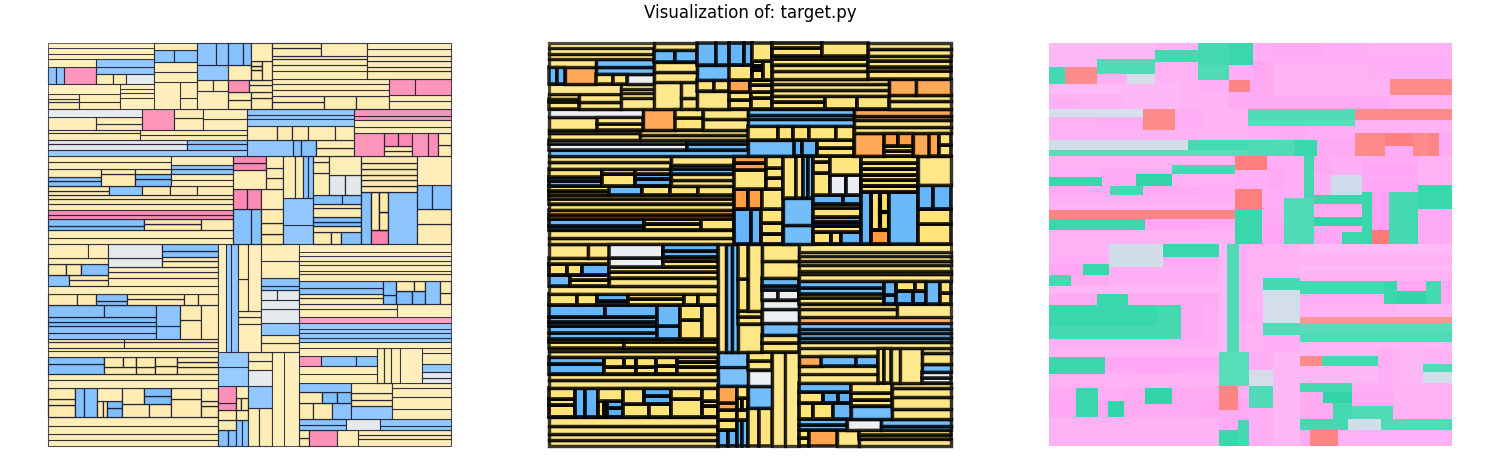

Recreate this plot in Python.
#!/usr/bin/env python3
import argparse
import io
import keyword
import random
import tokenize

import matplotlib.pyplot as plt
from matplotlib.patches import Rectangle


def read_text(path):
    """Read the file as plain text, never executing it."""
    with open(path, "r", encoding="utf-8", errors="replace") as f:
        return f.read()


# --- Tokenization & grouping -------------------------------------------------


def tokenize_source(text):
    """
    Tokenize Python source and group tokens into semantic categories.

    This gives more structure than per-character: keywords, names, comments,
    strings, numbers, ops, etc.
    """
    result = []
    reader = io.StringIO(text).readline

    try:
        for tok in tokenize.generate_tokens(reader):
            tok_type, tok_str, start, end, line = tok
            if tok_type in (tokenize.ENCODING, tokenize.NL, tokenize.ENDMARKER):
                continue

            if tok_type == tokenize.COMMENT:
                group = "comment"
            elif tok_type == tokenize.STRING:
                group = "string"
            elif tok_type == tokenize.NUMBER:
                group = "number"
            elif tok_type == tokenize.OP:
                group = "op"
            elif tok_type == tokenize.NAME:
                if keyword.iskeyword(tok_str):
                    group = "keyword"
                else:
                    group = "name"
            else:
                group = "other"

            # weight: roughly "visual importance"
            weight = max(1, len(tok_str))
            result.append(
                {
                    "text": tok_str,
                    "group": group,
                    "weight": weight,
                }
            )
    except tokenize.TokenError:
        # On tokenize failure, fall back to treating all text as one big "other"
        result.append({"text": text, "group": "other", "weight": len(text) or 1})

    return result


# --- Rectangle layout --------------------------------------------------------


def build_rectangles(tokens, max_rects=400, min_size=0.02, margin=0.03, rng=None):
    """
    Recursively slice up a big rectangle based on tokens.

    - Which rectangle to split is chosen *by area*, so empty corners get refined.
    - Orientation & split ratio come from a RNG seeded by the file contents.
    - Each token influences several splits based on its weight.
    """
    if rng is None:
        rng = random.Random()

    rects = [
        {
            "x": margin,
            "y": margin,
            "w": 1.0 - 2 * margin,
            "h": 1.0 - 2 * margin,
            "group": "background",
            "token": None,
            "depth": 0,
        }
    ]
    if not tokens:
        return rects

    total_weight = sum(t["weight"] for t in tokens) or 1.0

    # Expand tokens into a sequence biased by weight, but capped to avoid explosion
    expanded = []
    target_len = max_rects * 2
    for t in tokens:
        share = t["weight"] / total_weight
        copies = max(1, int(share * target_len))
        for _ in range(copies):
            expanded.append(t)
    # shuffle for extra variety
    rng.shuffle(expanded)

    for t in expanded:
        if len(rects) >= max_rects:
            break

        # Choose a rectangle to split, probability ∝ area
        areas = [r["w"] * r["h"] for r in rects]
        total_area = sum(areas)
        if total_area <= 0:
            break

        pick = rng.random() * total_area
        acc = 0.0
        idx = 0
        for i, a in enumerate(areas):
            acc += a
            if acc >= pick:
                idx = i
                break

        rect = rects.pop(idx)

        if rect["w"] < min_size or rect["h"] < min_size:
            # Too small to split – keep it and move on
            rects.insert(idx, rect)
            continue

        # Orientation: a bit biased by token group, then jittered
        group = t["group"]
        if group in ("comment", "string"):
            # more horizontal
            orientation = 1 if rng.random() < 0.7 else 0
        elif group in ("keyword", "op"):
            # more vertical
            orientation = 0 if rng.random() < 0.7 else 1
        else:
            orientation = rng.randint(0, 1)

        # Split ratio: base depends on group, plus random jitter
        base = {
            "keyword": 0.35,
            "comment": 0.65,
            "string": 0.55,
            "number": 0.45,
            "name": 0.5,
            "op": 0.4,
        }.get(group, 0.5)
        jitter = (rng.random() - 0.5) * 0.3  # ±0.15
        ratio = min(0.8, max(0.2, base + jitter))

        def mk_rect(x, y, w, h):
            return {
                "x": x,
                "y": y,
                "w": w,
                "h": h,
                "group": group,
                "token": t["text"],
                "depth": rect["depth"] + 1,
            }

        if orientation == 0:
            # vertical split
            w1 = rect["w"] * ratio
            w2 = rect["w"] - w1
            left = mk_rect(rect["x"], rect["y"], w1, rect["h"])
            right = mk_rect(rect["x"] + w1, rect["y"], w2, rect["h"])
            rects.insert(idx, right)
            rects.insert(idx, left)
        else:
            # horizontal split
            h1 = rect["h"] * ratio
            h2 = rect["h"] - h1
            bottom = mk_rect(rect["x"], rect["y"], rect["w"], h1)
            top = mk_rect(rect["x"], rect["y"] + h1, rect["w"], h2)
            rects.insert(idx, top)
            rects.insert(idx, bottom)

    return rects


# --- Palettes & drawing ------------------------------------------------------


PALETTES = [
    {
        "name": "midnight",
        "background": "#050816",
        "keyword": "#ff6b81",
        "name": "#4dabf7",
        "string": "#ffe066",
        "number": "#b197fc",
        "comment": "#868e96",
        "op": "#ff922b",
        "other": "#e9ecef",
    },
    {
        "name": "pastel",
        "background": "#f8f9fa",
        "keyword": "#ff6b6b",
        "name": "#4dabf7",
        "string": "#ffd43b",
        "number": "#9775fa",
        "comment": "#ced4da",
        "op": "#20c997",
        "other": "#343a40",
    },
    {
        "name": "forest",
        "background": "#102a43",
        "keyword": "#f6b93b",
        "name": "#1dd1a1",
        "string": "#ff9ff3",
        "number": "#54a0ff",
        "comment": "#576574",
        "op": "#ff6b6b",
        "other": "#c8d6e5",
    },
    {
        "name": "sunset",
        "background": "#1b1b2f",
        "keyword": "#ff7675",
        "name": "#74b9ff",
        "string": "#ffeaa7",
        "number": "#a29bfe",
        "comment": "#636e72",
        "op": "#fd79a8",
        "other": "#dfe6e9",
    },
    {
        "name": "mono",
        "background": "#ffffff",
        "keyword": "#111111",
        "name": "#333333",
        "string": "#666666",
        "number": "#999999",
        "comment": "#d0d0d0",
        "op": "#000000",
        "other": "#555555",
    },
]


def choose_palettes(text):
    """
    Pick 3 distinct palettes in a deterministic way based on the file contents.
    """
    seed = hash(text) & 0xFFFFFFFF
    rng = random.Random(seed)
    indices = list(range(len(PALETTES)))
    rng.shuffle(indices)
    chosen = [PALETTES[i] for i in indices[:3]]
    return chosen, rng


def draw_panel(ax, rects, palette, line_mode="thin"):
    """
    Draw rectangles using a given palette and line style.

    line_mode:
      - "thin": thin strokes, subtle
      - "thick": thick black strokes
      - "none": no edges
    """
    ax.set_facecolor(palette["background"])

    if not rects:
        return

    max_depth = max(r["depth"] for r in rects) or 1

    for r in rects:
        group = r["group"]
        color = palette.get(group, palette["other"])

        # Slight depth-based alpha variation
        depth_factor = (r["depth"] + 1) / (max_depth + 1)
        alpha = 0.4 + 0.6 * depth_factor

        if line_mode == "none":
            lw = 0.0
            edgecolor = None
        elif line_mode == "thick":
            lw = 1.5 + 1.5 * depth_factor
            edgecolor = "#000000"
        else:  # "thin"
            lw = 0.4 + 0.6 * depth_factor
            edgecolor = palette["background"]

        rect_patch = Rectangle(
            (r["x"], r["y"]),
            r["w"],
            r["h"],
            linewidth=lw,
            edgecolor=edgecolor,
            facecolor=color,
            alpha=alpha,
        )
        ax.add_patch(rect_patch)


def make_figure(rects, palettes, title=None):
    fig, axes = plt.subplots(1, 3, figsize=(15, 5), constrained_layout=True)

    # Three different looks
    draw_panel(axes[0], rects, palettes[0], line_mode="thin")
    draw_panel(axes[1], rects, palettes[1], line_mode="thick")
    draw_panel(axes[2], rects, palettes[2], line_mode="none")

    for ax in axes:
        ax.set_xlim(0, 1)
        ax.set_ylim(0, 1)
        ax.set_aspect("equal")
        ax.axis("off")

    if title:
        fig.suptitle(title)

    return fig


# --- CLI ---------------------------------------------------------------------


def main():
    parser = argparse.ArgumentParser(
        description=(
            "Visualize a Python source file as abstract rectangles.\n"
            "The file is never executed, only read as plain text."
        )
    )
    parser.add_argument("source", help="Path to the .py file to visualize")
    parser.add_argument(
        "-o",
        "--output",
        help="Output image filename (e.g. out.png). "
        "If omitted, the window is just shown.",
    )
    parser.add_argument(
        "--max-rects",
        type=int,
        default=400,
        help="Maximum number of rectangles to generate (default: 400)",
    )

    args = parser.parse_args()

    text = read_text(args.source)
    tokens = tokenize_source(text)

    palettes, rng = choose_palettes(text)
    rects = build_rectangles(
        tokens,
        max_rects=args.max_rects,
        rng=rng,
    )

    title = f"Visualization of: {args.source}"
    fig = make_figure(rects, palettes, title=title)

    if args.output:
        fig.savefig(args.output, dpi=300)
    else:
        plt.show()


if __name__ == "__main__":
    main()
